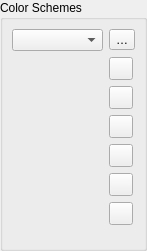
             <widget class="QWidget" name="scrollAreaWidgetContents">
              <property name="geometry">
               <rect>
                <x>0</x>
                <y>0</y>
                <width>147</width>
                <height>251</height>
               </rect>
              </property>
              <layout class="QHBoxLayout" name="horizontalLayout_46">
               <property name="leftMargin">
                <number>0</number>
               </property>
               <property name="topMargin">
                <number>0</number>
               </property>
               <property name="rightMargin">
                <number>0</number>
               </property>
               <property name="bottomMargin">
                <number>0</number>
               </property>
               <item>
                <widget class="QgsCollapsibleGroupBox" name="groupBox_7">
                 <property name="title">
                  <string>Color Schemes</string>
                 </property>
                 <layout class="QGridLayout" name="gridLayout_12">
                  <item row="7" column="1">
                   <spacer name="verticalSpacer_12">
                    <property name="orientation">
                     <enum>Qt::Vertical</enum>
                    </property>
                    <property name="sizeHint" stdset="0">
                     <size>
                      <width>20</width>
                      <height>40</height>
                     </size>
                    </property>
                   </spacer>
                  </item>
                  <item row="5" column="1">
                   <widget class="QToolButton" name="mButtonImportColors">
                    <property name="toolTip">
                     <string>Import colors from file</string>
                    </property>
                    <property name="text">
                     <string/>
                    </property>
                    <property name="icon">
                     <iconset resource="../../images/images.qrc">
                      <normaloff>:/images/themes/default/mActionFileOpen.svg</normaloff>:/images/themes/default/mActionFileOpen.svg</iconset>
                    </property>
                   </widget>
                  </item>
                  <item row="1" column="0" rowspan="8">
                   <widget class="QgsColorSchemeList" name="mTreeCustomColors" native="true">
                    <property name="focusPolicy">
                     <enum>Qt::StrongFocus</enum>
                    </property>
                   </widget>
                  </item>
                  <item row="4" column="1">
                   <widget class="QToolButton" name="mButtonPasteColors">
                    <property name="toolTip">
                     <string>Paste colors</string>
                    </property>
                    <property name="text">
                     <string/>
                    </property>
                    <property name="icon">
                     <iconset resource="../../images/images.qrc">
                      <normaloff>:/images/themes/default/mActionEditPaste.svg</normaloff>:/images/themes/default/mActionEditPaste.svg</iconset>
                    </property>
                   </widget>
                  </item>
                  <item row="1" column="1">
                   <widget class="QToolButton" name="mButtonAddColor">
                    <property name="toolTip">
                     <string>Add color</string>
                    </property>
                    <property name="text">
                     <string/>
                    </property>
                    <property name="icon">
                     <iconset resource="../../images/images.qrc">
                      <normaloff>:/images/themes/default/symbologyAdd.svg</normaloff>:/images/themes/default/symbologyAdd.svg</iconset>
                    </property>
                   </widget>
                  </item>
                  <item row="2" column="1">
                   <widget class="QToolButton" name="mButtonRemoveColor">
                    <property name="toolTip">
                     <string>Remove color</string>
                    </property>
                    <property name="text">
                     <string/>
                    </property>
                    <property name="icon">
                     <iconset resource="../../images/images.qrc">
                      <normaloff>:/images/themes/default/symbologyRemove.svg</normaloff>:/images/themes/default/symbologyRemove.svg</iconset>
                    </property>
                   </widget>
                  </item>
                  <item row="3" column="1">
                   <widget class="QToolButton" name="mButtonCopyColors">
                    <property name="toolTip">
                     <string>Copy colors</string>
                    </property>
                    <property name="text">
                     <string/>
                    </property>
                    <property name="icon">
                     <iconset resource="../../images/images.qrc">
                      <normaloff>:/images/themes/default/mActionEditCopy.svg</normaloff>:/images/themes/default/mActionEditCopy.svg</iconset>
                    </property>
                   </widget>
                  </item>
                  <item row="0" column="0">
                   <layout class="QHBoxLayout" name="horizontalLayout_22">
                    <item>
                     <widget class="QComboBox" name="mColorSchemesComboBox"/>
                    </item>
                   </layout>
                  </item>
                  <item row="6" column="1">
                   <widget class="QToolButton" name="mButtonExportColors">
                    <property name="toolTip">
                     <string>Export colors</string>
                    </property>
                    <property name="text">
                     <string/>
                    </property>
                    <property name="icon">
                     <iconset resource="../../images/images.qrc">
                      <normaloff>:/images/themes/default/mActionFileSave.svg</normaloff>:/images/themes/default/mActionFileSave.svg</iconset>
                    </property>
                   </widget>
                  </item>
                  <item row="0" column="1">
                   <widget class="QToolButton" name="mSchemeToolButton">
                    <property name="text">
                     <string>…</string>
                    </property>
                    <property name="popupMode">
                     <enum>QToolButton::InstantPopup</enum>
                    </property>
                   </widget>
                  </item>
                 </layout>
                </widget>
               </item>
              </layout>
             </widget>
